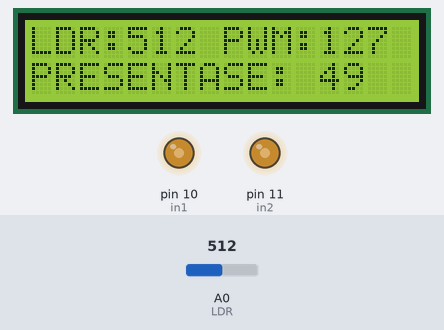
Bench run of a sketch on a simulated Arduino Uno, built with avr-gcc and run on an emulated ATmega328P. Parts: 16×2 character LCD, output pins drawn as LEDs (lit = HIGH). The test bench sets the inputs (shaded band); at power-on: A0 (LDR) = 512.

Above: at 1.2 s.
1.3 s: A0 (LDR) set to 306
At 1.9 s:
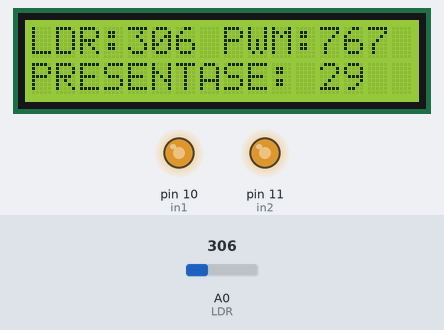
3.0 s: A0 (LDR) set to 122
At 3.6 s:
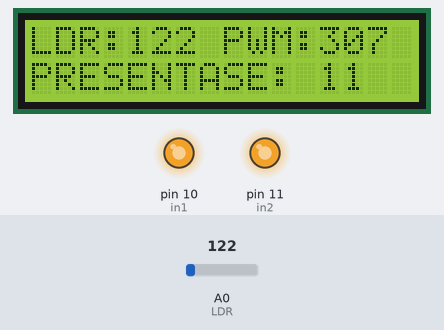
4.5 s: A0 (LDR) set to 900
At 5.3 s:
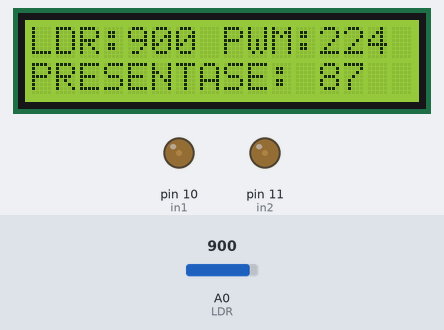
6.1 s: A0 (LDR) set to 1023
At 7.0 s:
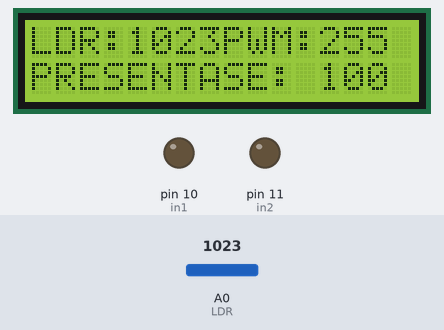
Timing chart, 0 to 8.6 s (numbered marks = the images above; inputs shaded):
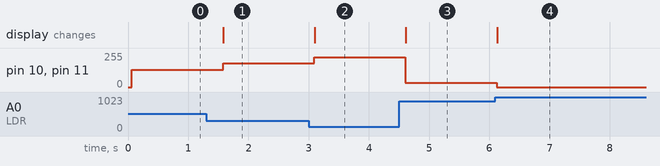

The sketch:

yeriko.ino
```cpp
#include <LiquidCrystal.h>
LiquidCrystal lcd(7, 6, 5, 4, 3, 2);

#define in1 10
#define in2 11
#define LDR A0

int ldrData;

void setup() {
  lcd.begin(16, 2);
  Serial.begin(9600);
  pinMode(in1, OUTPUT);
  pinMode(in2, OUTPUT);
}

void loop() {
  ldrData = analogRead(LDR);
  int pwm = map(ldrData, 0, 1023, 255, 0);
  analogWrite(in1, pwm);
  analogWrite(in2, pwm);
  int presentase = map(pwm, 255,0,0,100);
  int nilai_pwm = map(pwm, 255,0,0,255);
  lcd.setCursor(0,0);
  lcd.print("LDR:");
  lcd.setCursor(4,0);
  lcd.print(ldrData);

  lcd.setCursor(8,0);
  lcd.print("PWM:");
  lcd.setCursor(12,0);
  lcd.print(nilai_pwm);

  lcd.setCursor(0,1);
  lcd.print("PRESENTASE:");
  lcd.setCursor(12,1);
  lcd.print(presentase);

  delay(500);
}
```

Measured:
- after the input at 1.3 s, pin 10 (in1), pin 11 (in2): 128/255 → 179/255 after 0.28 s; the display: changes after 0.28 s (image 1)
- after the input at 3.0 s, pin 10 (in1), pin 11 (in2): 179/255 → 225/255 after 0.09 s; the display: changes after 0.10 s (image 2)
- after the input at 4.5 s, pin 10 (in1), pin 11 (in2): 225/255 → 31/255 after 0.11 s; the display: changes after 0.11 s (image 3)
- after the input at 6.1 s, pin 10 (in1), pin 11 (in2): 31/255 → 0/255 at once; the display: changes at once (image 4)
